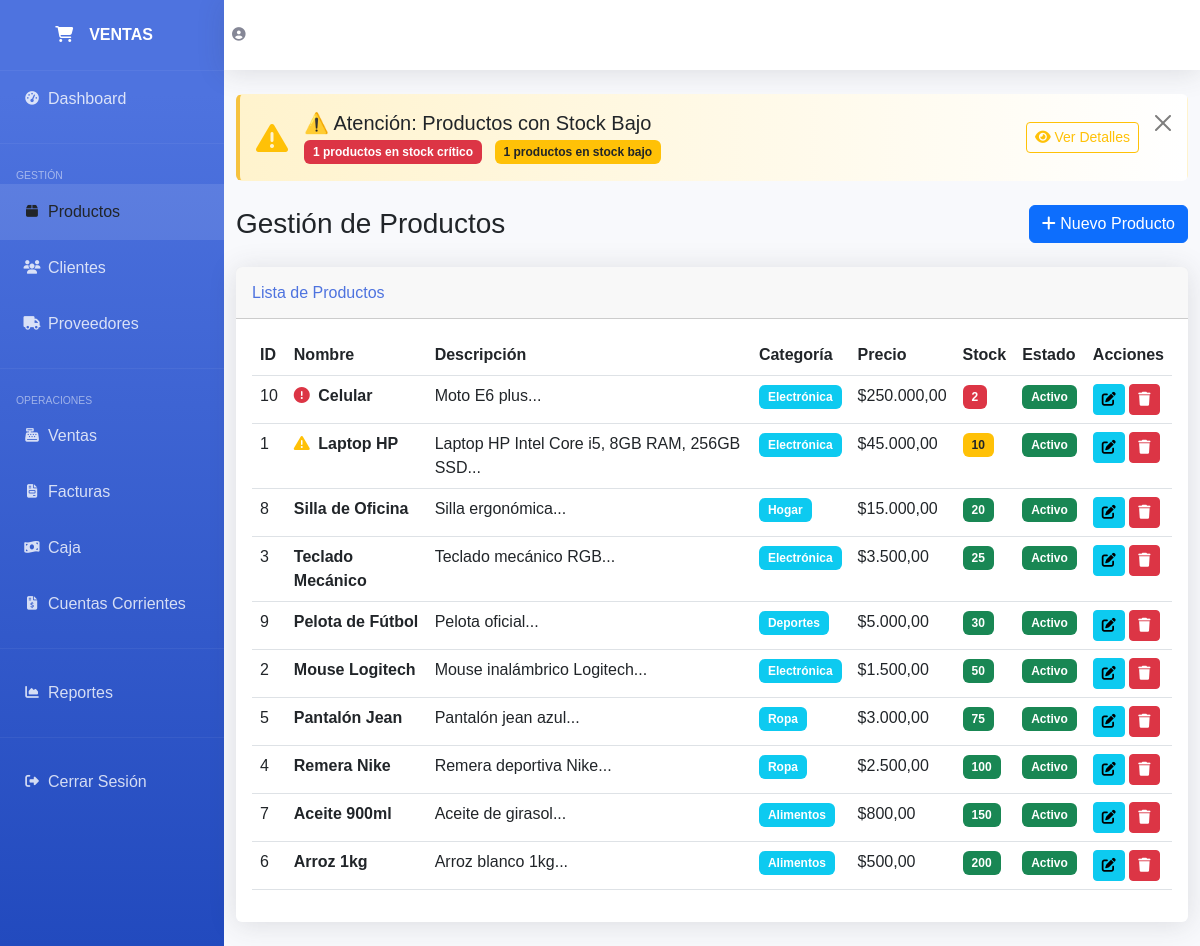
Before: /productos.php with the older database file.
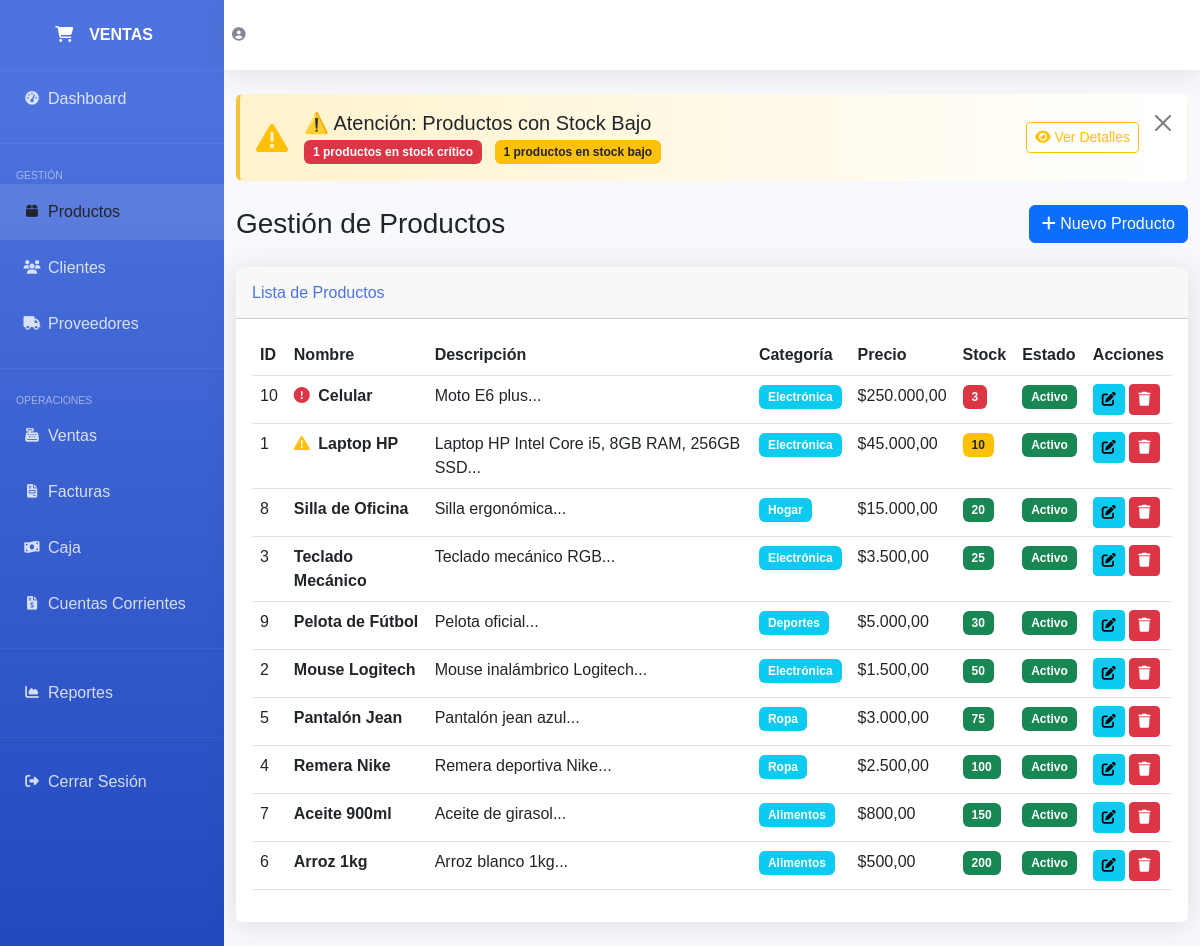
After: the same page with the newer database file.
### tables this page shows
CREATE TABLE `productos` (
  `id` int(11) NOT NULL,
  `nombre` varchar(200) NOT NULL,
  `descripcion` text DEFAULT NULL,
  `precio` decimal(10,2) NOT NULL,
  `stock` int(11) NOT NULL DEFAULT 0,
  `categoria_id` int(11) DEFAULT NULL,
  `imagen` varchar(255) DEFAULT NULL,
  `estado` tinyint(1) DEFAULT 1,
  `fecha_creacion` timestamp NOT NULL DEFAULT current_timestamp()
);

CREATE TABLE `categorias` (
  `id` int(11) NOT NULL,
  `nombre` varchar(100) NOT NULL,
  `descripcion` text DEFAULT NULL,
  `estado` tinyint(1) DEFAULT 1,
  `fecha_creacion` timestamp NOT NULL DEFAULT current_timestamp()
);

### config.php (called while the page is built, shortened)
<?php
function formatear_precio($precio) {
    return '$' . number_format($precio, 2, ',', '.');
}
?>

### productos.php (the view, shortened to what the changed rows need)
<?php
require_once 'config.php';
$sql_productos = "SELECT p.*, c.nombre as categoria_nombre FROM productos p
                  LEFT JOIN categorias c ON p.categoria_id = c.id
                  WHERE p.estado=1
                  ORDER BY p.stock ASC, p.id DESC";
$result_productos = $conn->query($sql_productos);
?>
<!DOCTYPE html>
<html lang="es">
<head>
    <link href="https://cdnjs.cloudflare.com/ajax/libs/bootstrap/5.3.0/css/bootstrap.min.css" rel="stylesheet">
    <link href="https://cdnjs.cloudflare.com/ajax/libs/font-awesome/6.4.0/css/all.min.css" rel="stylesheet">
</head>
<body>
    <div id="wrapper">
        <div id="content-wrapper">
            <div class="container-fluid">
                <div class="d-sm-flex align-items-center justify-content-between mb-4">
                    <h1 class="h3 mb-0 text-gray-800">Gestión de Productos</h1>
                </div>
                <div class="card">
                    <div class="card-body">
                        <div class="table-responsive">
                            <table class="table table-hover">
                                <thead>
                                    <tr>
                                        <th>ID</th>
                                        <th>Nombre</th>
                                        <th>Descripción</th>
                                        <th>Categoría</th>
                                        <th>Precio</th>
                                        <th>Stock</th>
                                        <th>Estado</th>
                                        <th>Acciones</th>
                                    </tr>
                                </thead>
                                <tbody>
                                    <?php while($row = $result_productos->fetch_assoc()): ?>
                                    <tr class="<?php echo $row['stock'] <= 5 ? 'stock-critico' : ($row['stock'] <= 10 ? 'stock-bajo' : ''); ?>">
                                        <td><?php echo $row['id']; ?></td>
                                        <td>
                                            <?php if($row['stock'] <= 5): ?>
                                                <i class="fas fa-exclamation-circle text-danger me-1" title="Stock crítico"></i>
                                            <?php elseif($row['stock'] <= 10): ?>
                                                <i class="fas fa-exclamation-triangle text-warning me-1" title="Stock bajo"></i>
                                            <?php endif; ?>
                                            <strong><?php echo $row['nombre']; ?></strong>
                                        </td>
                                        <td><?php echo substr($row['descripcion'], 0, 50); ?>...</td>
                                        <td><span class="badge bg-info"><?php echo $row['categoria_nombre']; ?></span></td>
                                        <td><?php echo formatear_precio($row['precio']); ?></td>
                                        <td>
                                            <?php
                                            $badge_class = 'bg-success';
                                            if ($row['stock'] <= 5) {
                                                $badge_class = 'bg-danger';
                                            } elseif ($row['stock'] <= 10) {
                                                $badge_class = 'bg-warning text-dark';
                                            }
                                            ?>
                                            <span class="badge <?php echo $badge_class; ?>">
                                                <?php echo $row['stock']; ?>
                                            </span>
                                        </td>
                                        <td>
                                            <span class="badge <?php echo $row['estado'] ? 'bg-success' : 'bg-secondary'; ?>">
                                                <?php echo $row['estado'] ? 'Activo' : 'Inactivo'; ?>
                                            </span>
                                        </td>
                                        <td>
                                            <button class="btn btn-info btn-sm" onclick="editarProducto(<?php echo htmlspecialchars(json_encode($row)); ?>)">
                                                <i class="fas fa-edit"></i>
                                            </button>
                                            <button class="btn btn-danger btn-sm" onclick="eliminarProducto(<?php echo $row['id']; ?>)">
                                                <i class="fas fa-trash"></i>
                                            </button>
                                        </td>
                                    </tr>
                                    <?php endwhile; ?>
                                </tbody>
                            </table>
                        </div>
                    </div>
                </div>
            </div>
        </div>
    </div>
</body>
</html>

Changed rows visible on the page:
changed productos "Celular": stock "2" → "3"
